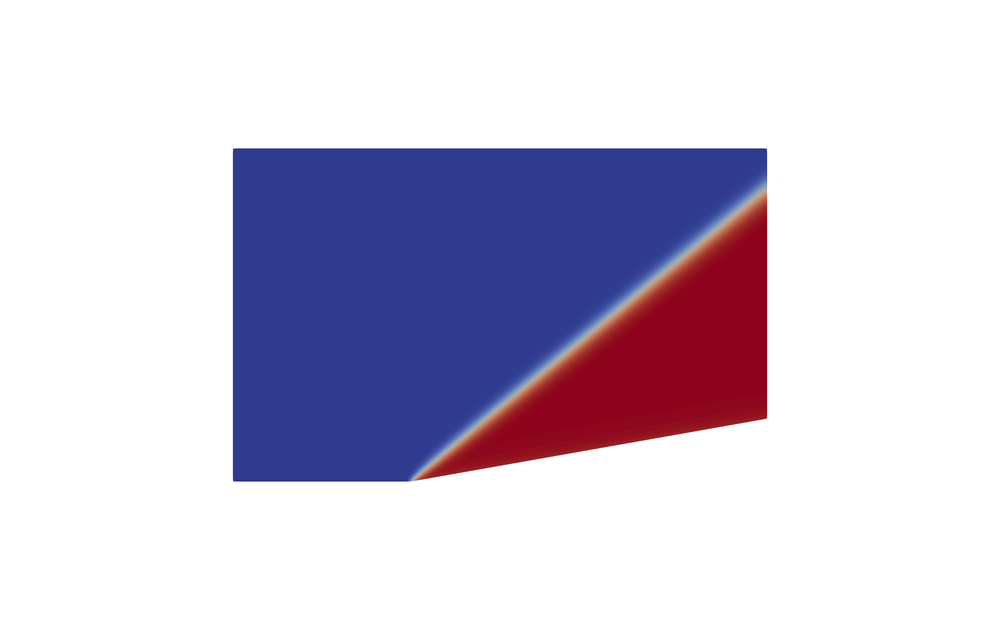
#> input picture single_ramp_configuration/binary_map_test/deneme_pressuredata.png, 1000 x 630 px, shrunk from 1928 x 1214 before the run, found by its file name
$ python test_bm.py
#> lines starting #> are read from the running program, lines starting #| are printed output that depends on the picture; after the words box and inside, x2 and y2 are one past the last pixel; in counts of white or black regions, pixels touching at a corner belong together
import cv2
import numpy as np
import os

# === USER INPUTS ===
input_image_path = 'thesis/binary_map_test/deneme_pressuredata.png'          # Your input image
output_dir = 'thesis/binary_map_test'                       # Directory to save output images

# === SETUP OUTPUT FOLDER ===
os.makedirs(output_dir, exist_ok=True)

def save_step(img, step_name):
    path = os.path.join(output_dir, f"{step_name}.png")
    cv2.imwrite(path, img)

# === PROCESSING STEPS ===

# Load image
image = cv2.imread(input_image_path)
#> image is the input picture: shape (630, 1000, 3); mean B, G, R 218.5, 201.1, 206.8
save_step(image, "step_0_original")

# Convert to grayscale
gray = cv2.cvtColor(image, cv2.COLOR_BGR2GRAY)
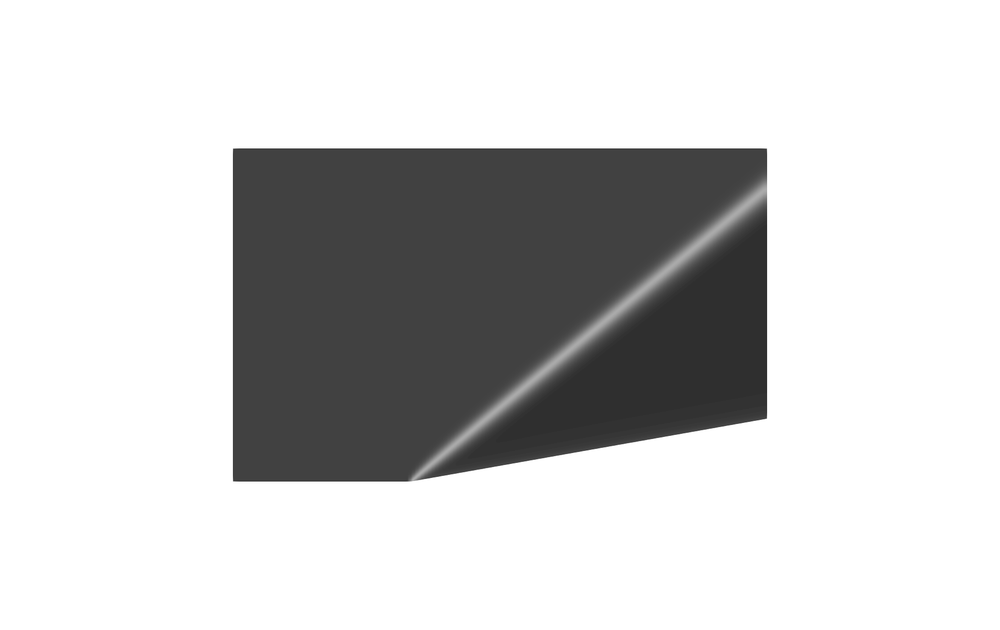
#> gray: shape (630, 1000); min 45, max 255, mean 204.9
save_step(gray, "step_1_grayscale")

# Apply Gaussian blur to reduce noise
blurred = cv2.GaussianBlur(gray, (5, 5), 0)
save_step(blurred, "step_2_blurred")

# Apply binary threshold (invert if wedge is dark)
_, binary_mask = cv2.threshold(blurred, 250, 55, cv2.THRESH_BINARY_INV)
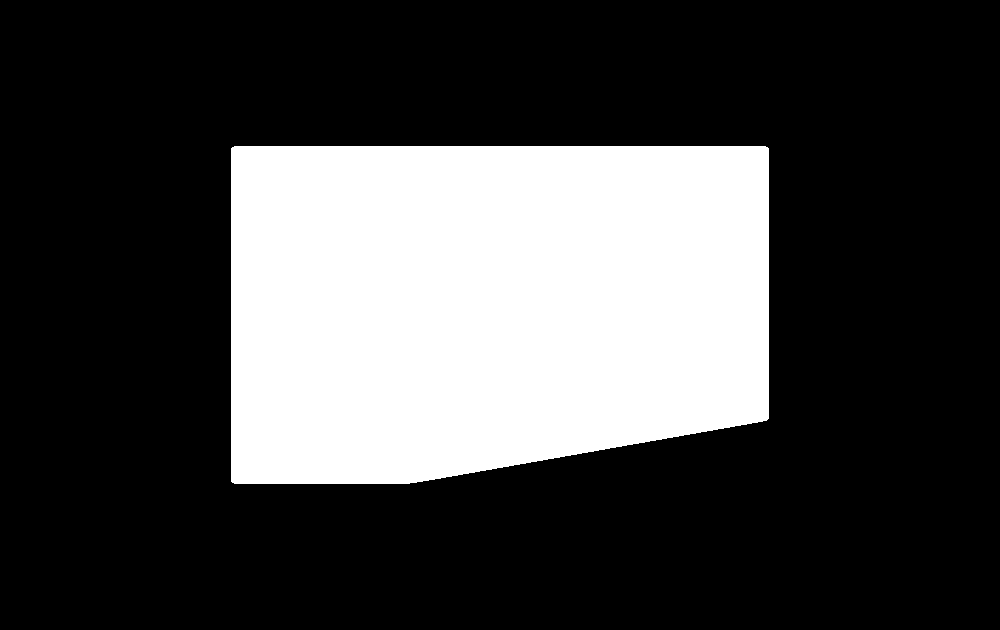
#> binary_mask: shape (630, 1000); values 0 (black) and 55 (white), 27.1% white; 1 white region
save_step(binary_mask, "step_3_binary_mask")

# Find contours
contours, _ = cv2.findContours(binary_mask, cv2.RETR_EXTERNAL, cv2.CHAIN_APPROX_SIMPLE)
#> contours = 1 contour; box (x1, y1, x2, y2) and area: (231, 146, 769, 484) 169580

# Sort contours by area and take the largest (likely the wedge)
contours = sorted(contours, key=cv2.contourArea, reverse=True)
wedge_contour = contours[0]
#> wedge_contour = contour of 140 points, box (x1, y1, x2, y2) (231, 146, 769, 484), area 169580

# Draw largest contour
contour_img = image.copy()
cv2.drawContours(contour_img, [wedge_contour], -1, (0, 255, 0), 2)
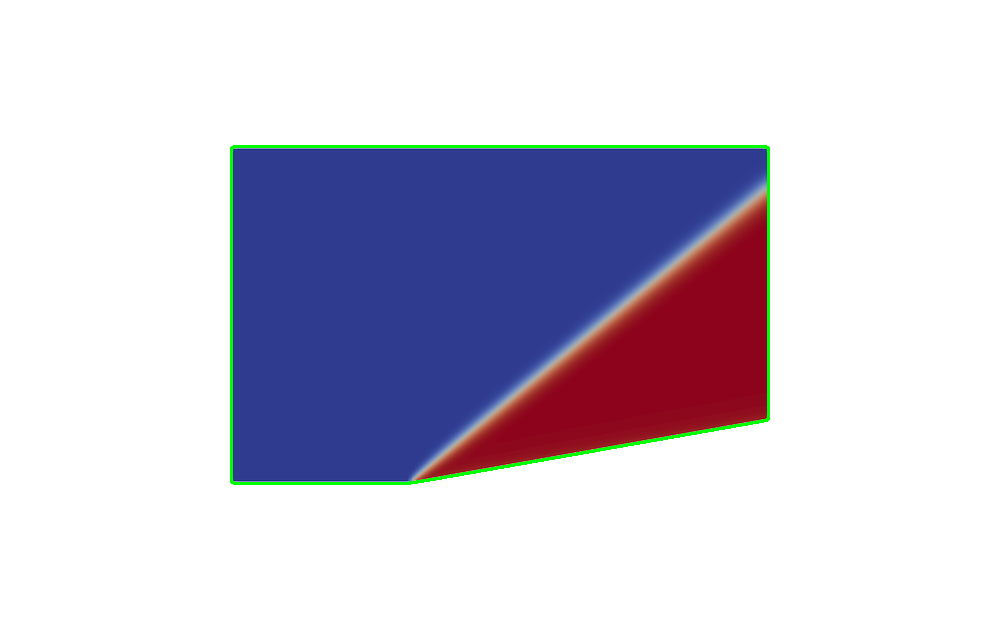
#> contour_img: shape (630, 1000, 3); 0.82% of pixels changed, all inside (x1, y1, x2, y2) = (230, 145, 770, 485)
save_step(contour_img, "step_4_contour")

# Approximate the contour to polygon
epsilon = 0.01 * cv2.arcLength(wedge_contour, True)
#> epsilon = 17.06
approx = cv2.approxPolyDP(wedge_contour, epsilon, True)
#> approx = [[231, 148], [232, 482], [409, 483], [768, 418], [767, 147]]

# Draw approximated points
approx_img = image.copy()
for pt in approx:
    cv2.circle(approx_img, tuple(pt[0]), 5, (0, 0, 255), -1)
#> this loop made 5 passes
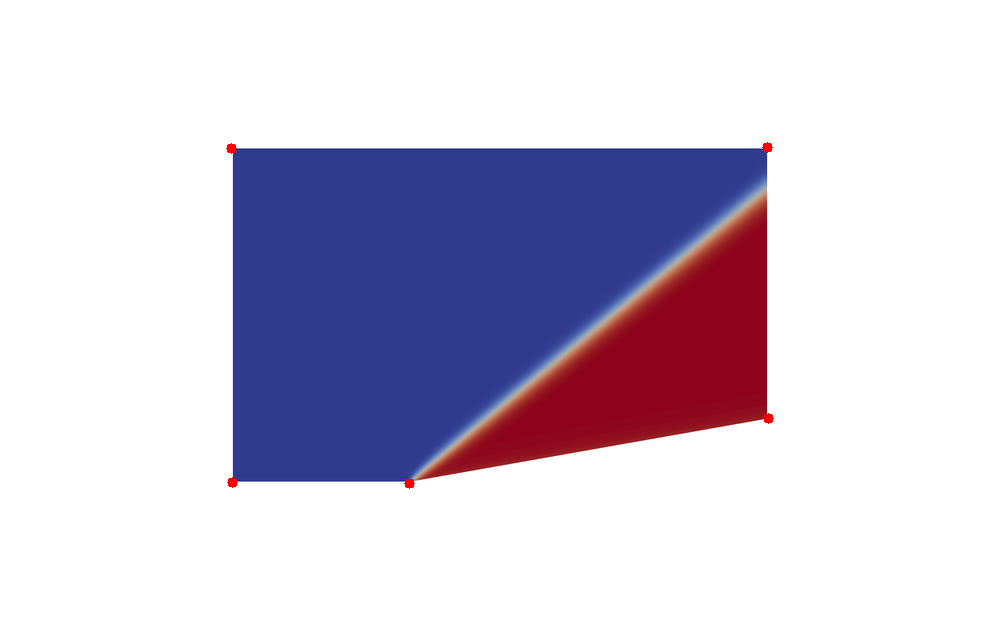
#> approx_img: shape (630, 1000, 3); 0.06% of pixels changed, all inside (x1, y1, x2, y2) = (226, 142, 774, 489)
save_step(approx_img, "step_5_approx_points")

# Output coordinates to console
print("Wedge Geometry Points:")
for point in approx.reshape(-1, 2):
    print(f"({point[0]}, {point[1]})")
#> this loop made 5 passes
#| (231, 148)
#| (232, 482)
#| (409, 483)
#| (768, 418)
#| (767, 147)

# === EXPORT POINTS TO TEXT FILE ===
points_output_path = os.path.join(output_dir, "wedge_points.txt")

# Reshape and save
points = approx.reshape(-1, 2)
#> points has the same summary as approx
with open(points_output_path, 'w') as f:
    f.write("x, y\n")  # header (optional)
    for (x, y) in points:
        f.write(f"{x}, {y}\n")
#> this loop made 5 passes

print(f"\nGeometry points saved to: {points_output_path}")
